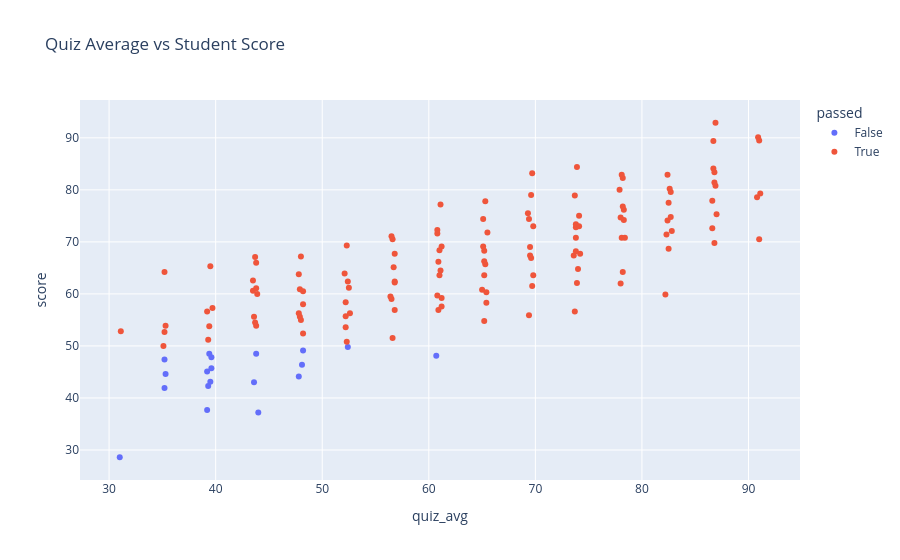

Notebook code cell kept with this figure:
### Code cell
df["passed"] = df["score"] >= 50

fig2 = px.scatter(
    df,
    x="quiz_avg",
    y="score",
    color="passed",
    hover_name="name",
    title="Quiz Average vs Student Score"
)

fig2.show()

### Figure 1 — Plotly figure (JSON) as saved in the notebook; plotly's stock layout.template omitted (floating-point values rounded to 4 significant figures; data arrays with more than 128 entries replaced by an {"elided": "..."} marker saying what was removed)
{"data": [{"hovertemplate": "<b>%{hovertext}</b><br><br>passed=False<br>quiz_avg=%{x}<br>score=%{y}<extra></extra>", "hovertext": ["Aline Uwase", "Patrick Ingabire", "Josiane Uwimana", "Clarisse Ishimwe", "Bonaventure Mukamana", "Liliane Cyusa", "Janvier Karangwa", "Vestine Munyaneza", "Francoise Maniraguha", "Eric Uwizeyimana", "Grace Uwimana", "Claude Nyirahabimana", "Honorine Hakizimana", "Gilbert Ingabire", "Modeste Munyaneza", "Pascaline Hakizimana", "Protais Cyusa", "Alice Umuhoza", "Celestin Cyusa"], "legendgroup": "False", "marker": {"color": "#636efa", "symbol": "circle"}, "mode": "markers", "name": "False", "orientation": "v", "showlegend": true, "type": "scatter", "x": [31.0, 39.3, 39.6, 48.2, 60.7, 39.2, 43.6, 43.8, 52.4, 35.3, 47.8, 48.1, 35.2, 39.6, 44.0, 35.2, 39.4, 39.2, 39.5], "xaxis": "x", "y": [28.6, 42.3, 47.8, 49.1, 48.1, 45.1, 43.0, 48.5, 49.8, 44.6, 44.1, 46.4, 47.4, 45.7, 37.2, 41.9, 48.5, 37.7, 43.1], "yaxis": "y"}, {"hovertemplate": "<b>%{hovertext}</b><br><br>passed=True<br>quiz_avg=%{x}<br>score=%{y}<extra></extra>", "hovertext": {"elided": "131 str values"}, "legendgroup": "True", "marker": {"color": "#EF553B", "symbol": "circle"}, "mode": "markers", "name": "True", "orientation": "v", "showlegend": true, "type": "scatter", "x": {"elided": "131 float values"}, "xaxis": "x", "y": {"elided": "131 float values"}, "yaxis": "y"}], "layout": {"legend": {"title": {"text": "passed"}, "tracegroupgap": 0}, "title": {"text": "Quiz Average vs Student Score"}, "xaxis": {"anchor": "y", "domain": [0, 1], "title": {"text": "quiz_avg"}}, "yaxis": {"anchor": "x", "domain": [0, 1], "title": {"text": "score"}}}}
